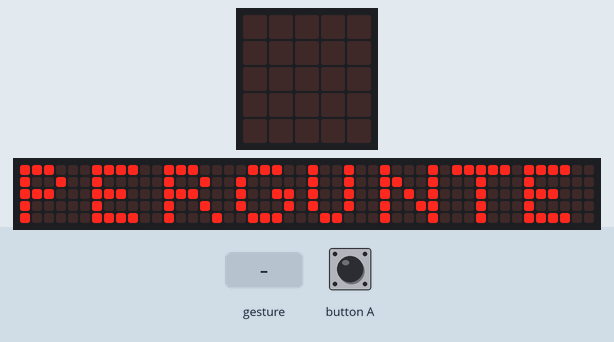
Recording of a program running on a simulated BBC micro:bit (MakeCode). Shown: the board's 5×5 LED display, a strip that is not on the board, showing the scrolling text unrolled. The inputs (shaded band) are chosen by the test bench. Random numbers come from a fixed seed; a tilt is held for 1.5 s and a shake lasts 1 s, then the board lies face up again; the 48×5 strip is a reading aid, not a part: it shows the text the display is scrolling, unrolled, one strip-width of it at a time.

Above: at 7.7 s.
9.4 s: gesture 'shake'
At 9.9 s:
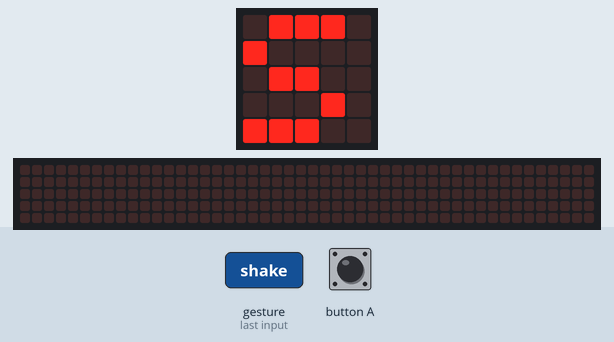
11.1 s: button A pressed for 0.15 s
At 11.7 s:
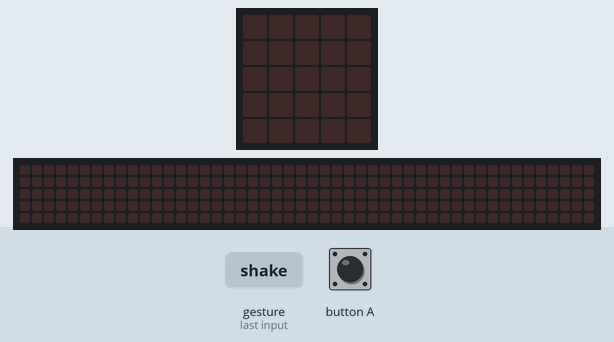
12.7 s: gesture 'shake'
At 13.6 s:
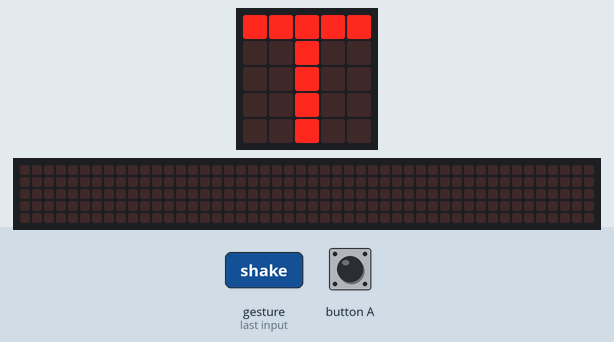
Timing chart, 0 to 15.7 s (numbered marks = the images above; inputs shaded):
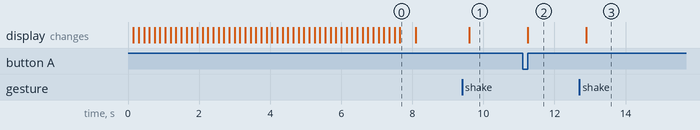

Measured:
- after the input at 9.4 s, the display: changes after 0.20 s (image 1)
- after the input at 11.1 s, the display: changes after 0.15 s (image 2)
- after the input at 12.7 s, the display: changes after 0.20 s (image 3)
- what the display in image 0 shows lasts 0.4 s, from 7.7 s to 8.1 s

The program:

main.ts
```typescript
input.onButtonPressed(Button.A, function () {
    basic.clearScreen()
})
input.onGesture(Gesture.Shake, function () {
    ÇÇÇÇÇÇÇÇÇÇÇÇÇÇÇÇÇÇÇÇÇÇÇÇÇÇÇÇÇÇÇÇÇÇÇÇÇÇÇÇÇÇÇÇÇÇÇÇÇÇÇÇÇÇÇÇÇÇÇÇÇÇÇÇÇÇÇÇÇÇÇÇÇÇÇÇÇÇÇÇÇÇÇÇÇÇÇÇ = randint(1, 3)
    if (ÇÇÇÇÇÇÇÇÇÇÇÇÇÇÇÇÇÇÇÇÇÇÇÇÇÇÇÇÇÇÇÇÇÇÇÇÇÇÇÇÇÇÇÇÇÇÇÇÇÇÇÇÇÇÇÇÇÇÇÇÇÇÇÇÇÇÇÇÇÇÇÇÇÇÇÇÇÇÇÇÇÇÇÇÇÇÇÇ == 1) {
        basic.showString("S")
    } else if (ÇÇÇÇÇÇÇÇÇÇÇÇÇÇÇÇÇÇÇÇÇÇÇÇÇÇÇÇÇÇÇÇÇÇÇÇÇÇÇÇÇÇÇÇÇÇÇÇÇÇÇÇÇÇÇÇÇÇÇÇÇÇÇÇÇÇÇÇÇÇÇÇÇÇÇÇÇÇÇÇÇÇÇÇÇÇÇÇ == 2) {
        basic.showString("N")
    } else if (ÇÇÇÇÇÇÇÇÇÇÇÇÇÇÇÇÇÇÇÇÇÇÇÇÇÇÇÇÇÇÇÇÇÇÇÇÇÇÇÇÇÇÇÇÇÇÇÇÇÇÇÇÇÇÇÇÇÇÇÇÇÇÇÇÇÇÇÇÇÇÇÇÇÇÇÇÇÇÇÇÇÇÇÇÇÇÇÇ == 3) {
        basic.showString("T")
    }
})
let ÇÇÇÇÇÇÇÇÇÇÇÇÇÇÇÇÇÇÇÇÇÇÇÇÇÇÇÇÇÇÇÇÇÇÇÇÇÇÇÇÇÇÇÇÇÇÇÇÇÇÇÇÇÇÇÇÇÇÇÇÇÇÇÇÇÇÇÇÇÇÇÇÇÇÇÇÇÇÇÇÇÇÇÇÇÇÇÇ = 0
basic.showString("PERGUNTE")
```

test.ts
```typescript
// testes vão aqui; isto não será compilado quando este pacote for usado como uma extensão.
```
